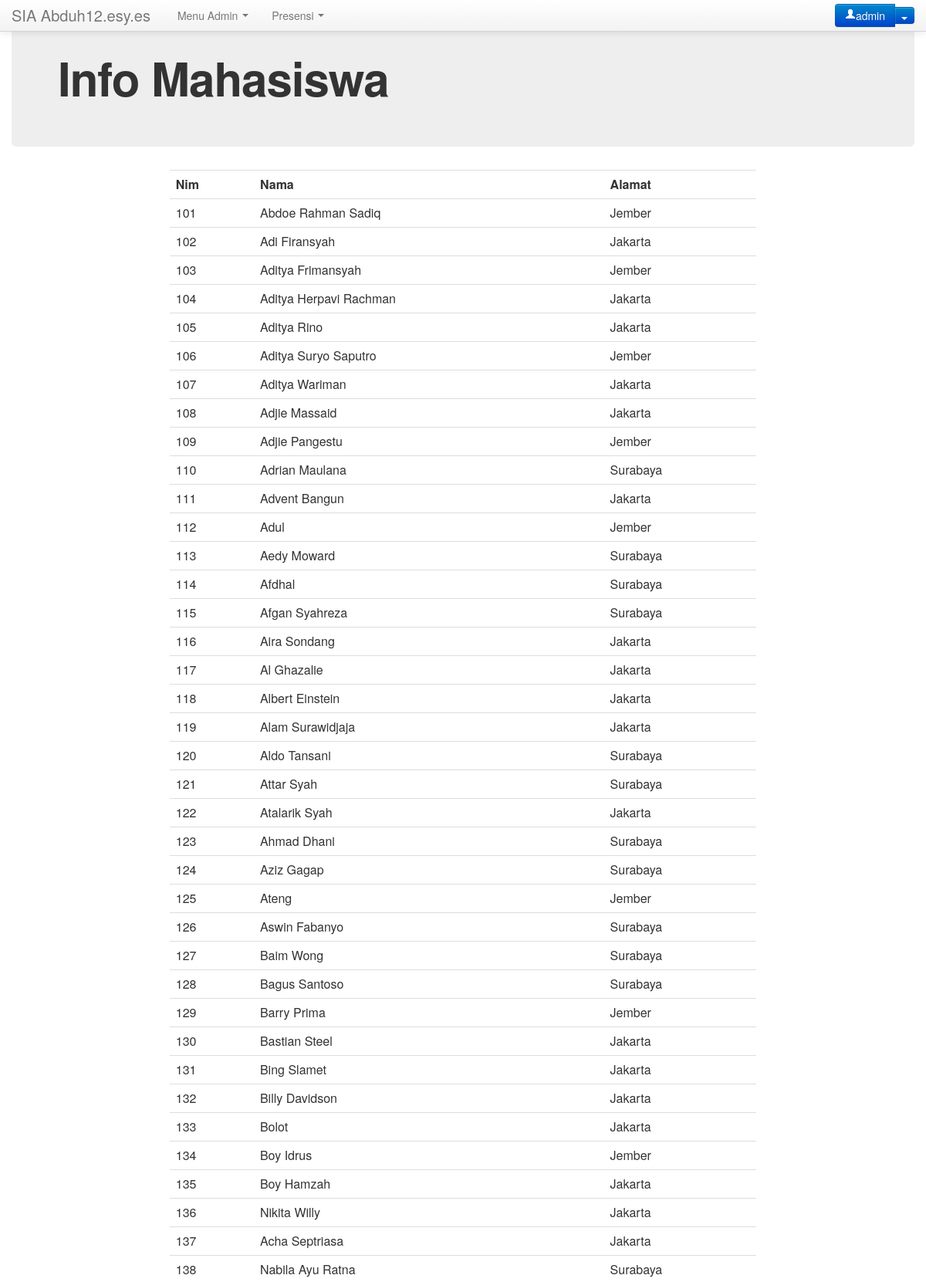
/infomahasiswa.php (signed in, upper part), run on the app's committed database.
### tables this page shows
CREATE TABLE IF NOT EXISTS `mhs` (
  `nim` int(100) NOT NULL AUTO_INCREMENT,
  `nama` varchar(100) NOT NULL,
  `alamat` varchar(100) NOT NULL,
  PRIMARY KEY (`nim`)
);

### infomahasiswa.php (the view, shortened to what this page needs)
 <html>
  <head>
    <link href="css/bootstrap.css" rel="stylesheet">
    <link href="css/bootstrap-responsive.css" rel="stylesheet">
  </head>
<body>
  <div class="navbar navbar-default navbar-fixed-top">
    <div class="navbar-inner">
      <div class="container">
        <a class="brand" href="index.php">SIA Abduh12.esy.es</a>
        <div class="nav-collapse collapse">
          <ul class="nav">
            <?php
              if ($_SESSION['kategori'] == "1") {
                echo '
                  <li class="dropdown">
                    <a href="#" class="dropdown-toggle" data-toggle="dropdown">Menu Admin <b class="caret"></b></a>
                    <ul class="dropdown-menu">
                      <li><a href="registrasi.php">Tambah Data SIA</a></li>
                    </ul>
                  </li>
                  <li class="dropdown">
                  <a href="#" class="dropdown-toggle" data-toggle="dropdown">Presensi <b class="caret"></b></a>
                    <ul class="dropdown-menu">
                      <li><a href="presensi.php">Presensi</a></li>
                      <li><a href="absensi.php">Daftar Absensi</a></li>
                      <li><a href="infomahasiswa.php">Daftar Mahasiswa</a></li>
                    </ul>
                  </li>
                ';
              }else if($_SESSION['kategori']=="2") {
                echo '
                  <li class="dropdown">
                    <a href="#" class="dropdown-toggle" data-toggle="dropdown">Menu Dosen <b class="caret"></b></a>
                    <ul class="dropdown-menu">
                      <li><a href="absensi.php">Absensi</a></li>
                      <li><a href="presensi.php">Presensi</a></li>
                      <li><a href="infomahasiswa.php">Infomahasiswa</a></li>
                    </ul>
                  </li>
                ';
              }else if ($_SESSION['kategori']=="3") {
                echo '
                  <li class="dropdown">
                    <a href="#" class="dropdown-toggle" data-toggle="dropdown">Menu Mahasiswa <b class="caret"></b></a>
                    <ul class="dropdown-menu">
                      <li><a href="infomahasiswa.php">Info Mahasiswa</a></li>
                      <li><a href="presensi.php">Presensi</a></li>
                      </ul>
                  </li>
                ';
              }
             ?>
          </ul>
          <div class="btn-group navbar-form pull-right">
            <a class="btn btn-primary" href="profile.php"><i class="icon-user icon-white"></i><?php echo $_SESSION['username']; ?></a>
            <a class="btn btn-primary dropdown-toggle" data-toggle="dropdown" href="#"><span class="caret"></span></a>
          </div>
        </div>
      </div>
    </div>
  </div>
<div class="container">
        <div class="hero-unit">
          <h1>Info Mahasiswa</h1>
        </div>
        <table class="table" align="center" style="width:65%">
              <tr>
                <th>Nim</th>
                <th>Nama</th>
                <th>Alamat</th>
              </tr>
        <?php
          include("koneksi2.php");
          $sql = "SELECT * FROM mhs";
          $result = mysqli_query($koneksi,$sql);
          while ($row= mysqli_fetch_array($result, MYSQLI_ASSOC)) {
          ?>
              <tr>
                <td>
                  <?php echo $row['nim']; ?>
                </td>
                <td>
                  <?php echo $row['nama']; ?>
                </td>
                <td>
                  <?php echo $row['alamat'] ?>
                </td>
              </tr>
         <?php } ?>
        </table>
</div>
  </body>
</html>

### data on the page
mhs: nim "101", nama "Abdoe Rahman Sadiq", alamat "Jember"
mhs: nim "102", nama "Adi Firansyah", alamat "Jakarta"
mhs: nim "103", nama "Aditya Frimansyah", alamat "Jember"
mhs: nim "104", nama "Aditya Herpavi Rachman", alamat "Jakarta"
mhs: nim "105", nama "Aditya Rino", alamat "Jakarta"
mhs: nim "106", nama "Aditya Suryo Saputro", alamat "Jember"
mhs: nim "107", nama "Aditya Wariman", alamat "Jakarta"
mhs: nim "108", nama "Adjie Massaid", alamat "Jakarta"
mhs: nim "109", nama "Adjie Pangestu", alamat "Jember"
mhs: nim "110", nama "Adrian Maulana", alamat "Surabaya"
mhs: nim "111", nama "Advent Bangun", alamat "Jakarta"
mhs: nim "112", nama "Adul", alamat "Jember"
mhs: nim "113", nama "Aedy Moward", alamat "Surabaya"
mhs: nim "114", nama "Afdhal", alamat "Surabaya"
mhs: nim "115", nama "Afgan Syahreza", alamat "Surabaya"
mhs: nim "116", nama "Aira Sondang", alamat "Jakarta"
mhs: nim "117", nama "Al Ghazalie", alamat "Jakarta"
mhs: nim "118", nama "Albert Einstein", alamat "Jakarta"
mhs: nim "119", nama "Alam Surawidjaja", alamat "Jakarta"
mhs: nim "120", nama "Aldo Tansani", alamat "Surabaya"
mhs: nim "121", nama "Attar Syah", alamat "Surabaya"
mhs: nim "122", nama "Atalarik Syah", alamat "Jakarta"
mhs: nim "123", nama "Ahmad Dhani", alamat "Surabaya"
mhs: nim "124", nama "Aziz Gagap", alamat "Surabaya"
mhs: nim "125", nama "Ateng", alamat "Jember"
mhs: nim "126", nama "Aswin Fabanyo", alamat "Surabaya"
mhs: nim "127", nama "Baim Wong", alamat "Surabaya"
mhs: nim "128", nama "Bagus Santoso", alamat "Surabaya"
mhs: nim "129", nama "Barry Prima", alamat "Jember"
mhs: nim "130", nama "Bastian Steel", alamat "Jakarta"
mhs: nim "131", nama "Bing Slamet", alamat "Jakarta"
mhs: nim "132", nama "Billy Davidson", alamat "Jakarta"
mhs: nim "133", nama "Bolot", alamat "Jakarta"
mhs: nim "134", nama "Boy Idrus", alamat "Jember"
mhs: nim "135", nama "Boy Hamzah", alamat "Jakarta"
mhs: nim "136", nama "Nikita Willy", alamat "Jakarta"
mhs: nim "137", nama "Acha Septriasa", alamat "Jakarta"
mhs: nim "138", nama "Nabila Ayu Ratna", alamat "Surabaya"

### other printed values
$_SESSION['username'] "admin"
